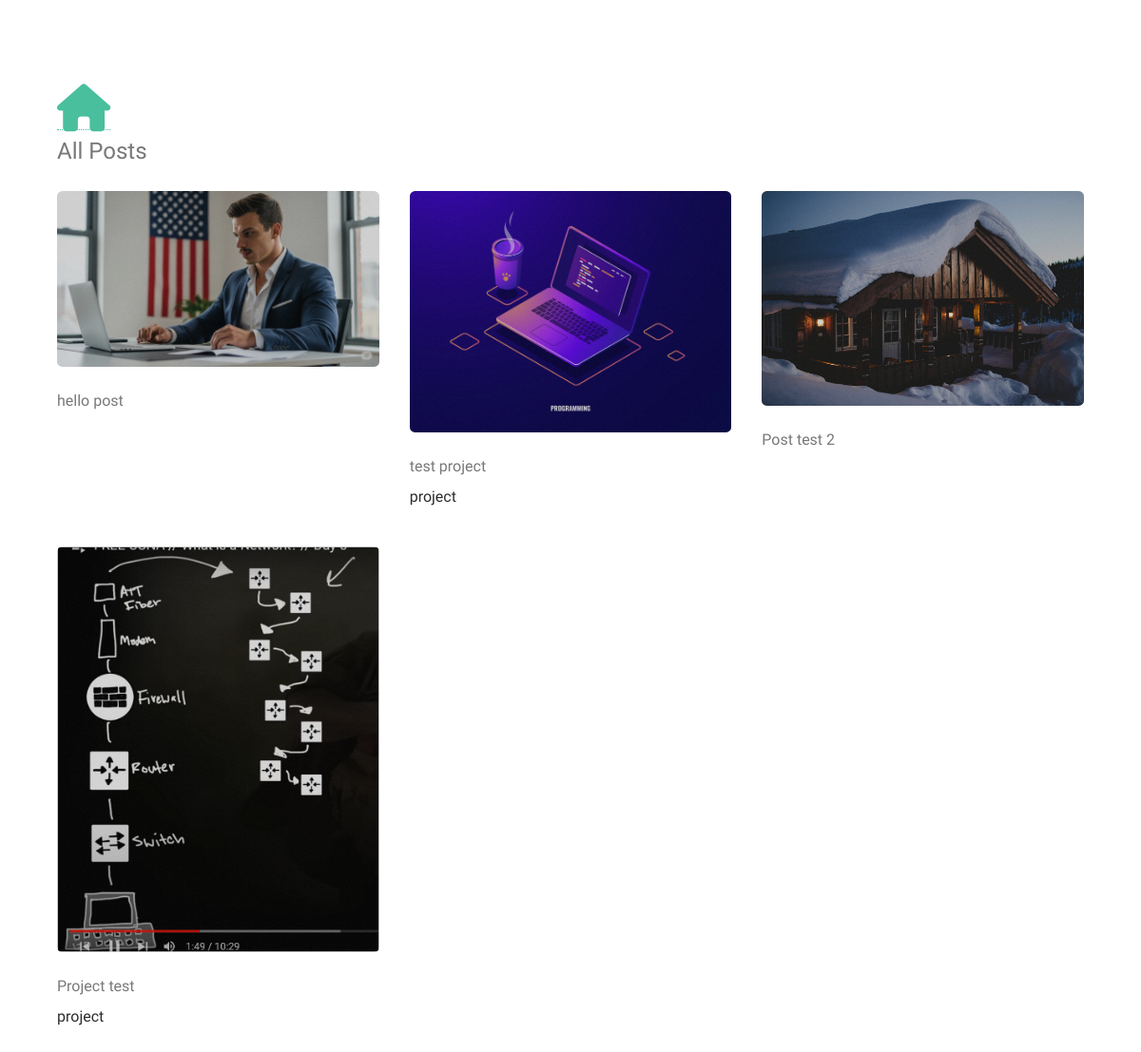
The app's page /posts/, older data.
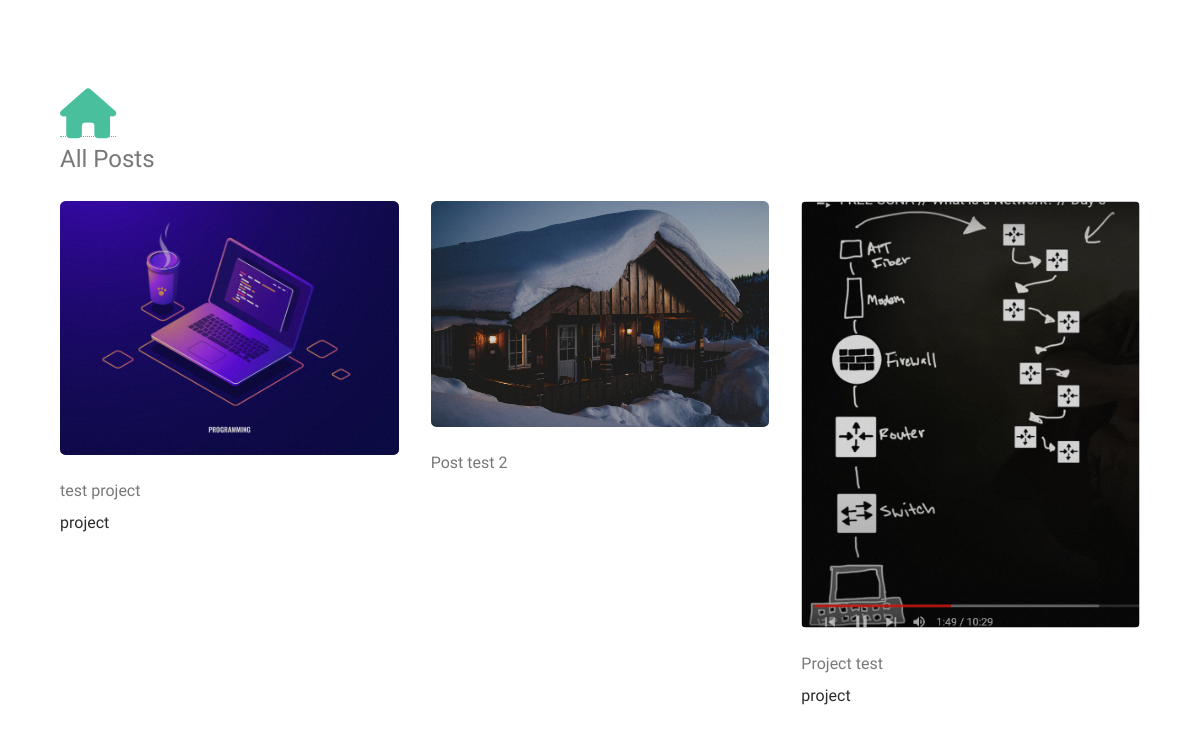
The same page, newer data.
### blog/models.py (models this page shows, shortened)
class Post(models.Model):
    POST_TYPE_CHOICES = (
        ("project", "Project"),
        ("blog", "Blog"),
    )
    post_type = models.CharField(max_length=50, choices=POST_TYPE_CHOICES)
    title = models.CharField(max_length=50)
    content = models.TextField()
    image = models.ImageField(upload_to="images/post-image/")
    related_url = models.URLField(max_length=200, null=True, blank=True)
    created_at = models.DateTimeField(auto_now_add=True)
    updated_at = models.DateTimeField(auto_now=True)
    is_published = models.BooleanField(default=False)
    published_at = models.DateTimeField(blank=True, null=True)
    slug = models.SlugField(unique=True, max_length=200)
    class Meta:
        ordering = ["-created_at"]

### blog/views.py (the view)
# urls.py: path("posts/", views.PostsView.as_view(), name="posts"),
class PostsView(ListView):
    model = Post
    template_name = "blog/posts.html"
    context_object_name = "posts"
    def get_queryset(self):
        return Post.objects.filter(is_published=True).order_by("-published_at")

### blog/templates/blog/posts.html (shortened to what this page needs)
{% load static %}
<!DOCTYPE html>
<html lang="en">
<head>
		<link rel="stylesheet" href="{% static 'assets/css/fontawesome-all.min.css' %}" />
		<link rel="stylesheet" href="{% static 'assets/css/main.css' %}" />
		<link rel="stylesheet"href="https://cdnjs.cloudflare.com/ajax/libs/font-awesome/6.5.0/css/all.min.css"/>
</head>
<body>
   	        <div style="margin:10px; padding:50px;">
				<br>
				<a href="{% url "home" %}" class="no-style"><i class="fa-solid fa-house" style="font-size:50px; "></i></a>
					<section id="two">
						<h2>All Posts</h2>
						<div class="row">
							{% for post in posts %}
							<article class="col-4 col-12-xsmall work-item">
								<a href="{% url 'post_detail' post.slug %}" class="image fit thumb"><img src="{{ post.image.url }}" alt="{{post.title}}" /></a>
								<h3>{{post.title}}</h3>{% if post.post_type == "project" %}	<h3 style="color:rgba(0, 0, 0, 0.83);;">{{post.post_type}}</h3>{% endif %}
							</article>
							{% endfor %}
						</div>
					</section>
			</div>
    </body>
</html>

Row changes from the older to the newer data that the page shows:
removed Post: image (picture), title "hello post"
